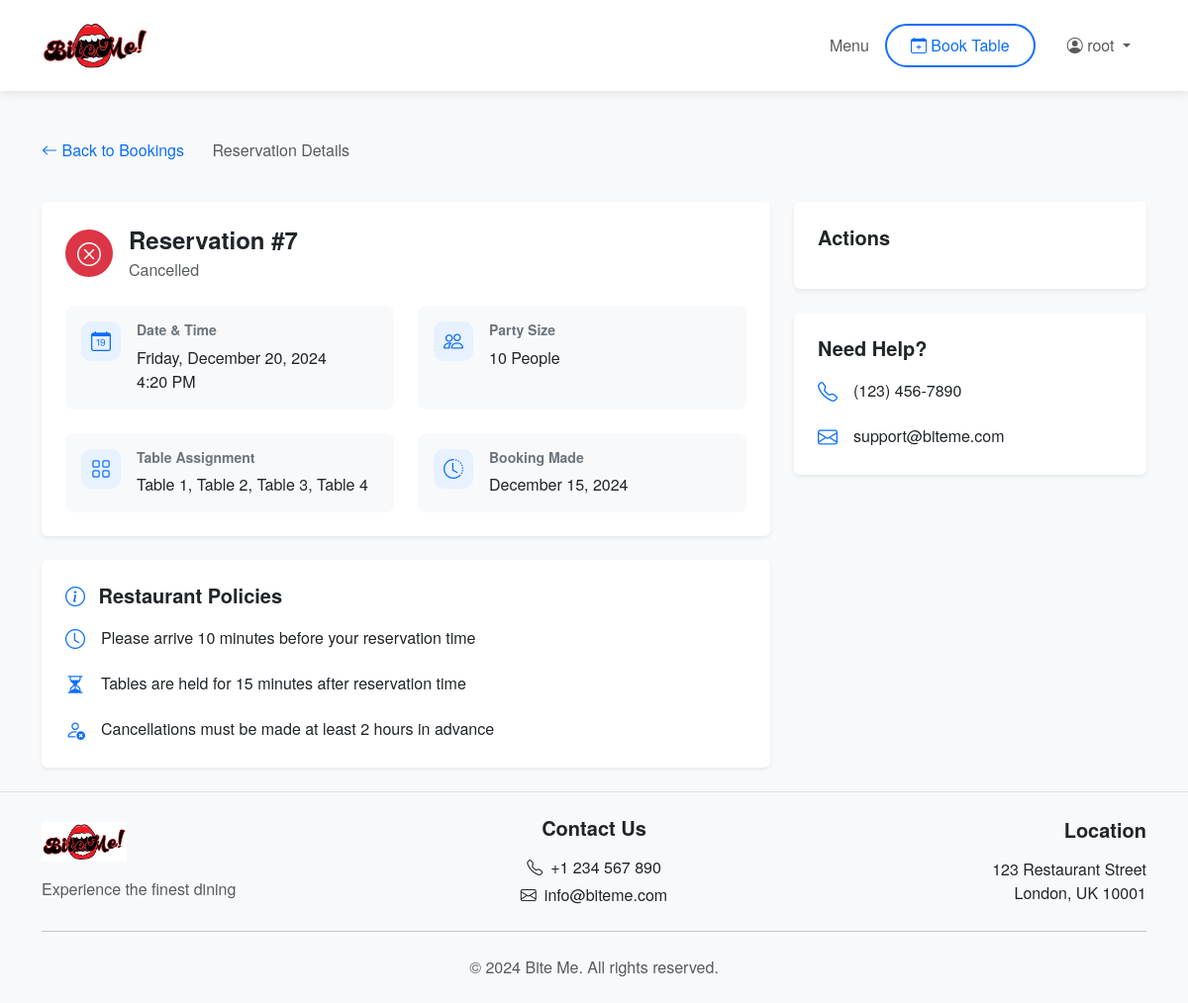
Page /booking/7/ (signed in) on the committed database.
### booking/models.py (models this page shows, shortened)
class Reservation(models.Model):
    user = models.ForeignKey(User, on_delete=models.CASCADE, related_name='reservations')
    date = models.DateField()
    time = models.TimeField()
    guests = models.IntegerField()
    tables = models.ManyToManyField(Table, related_name='reservations', blank=True)
    created_at = models.DateTimeField(default=timezone.now)
    canceled = models.BooleanField(default=False)

class Table(models.Model):
    number = models.CharField(max_length=10)
    capacity = models.IntegerField()
    class Meta:
        ordering = ['number']

### booking/views.py (the view)
# urls.py: path('booking/<int:pk>/', booking_detail_view, name='booking_detail'),
@login_required
def booking_detail_view(request, pk):
    reservation = get_object_or_404(Reservation, pk=pk, user=request.user)
    context = {
        'reservation': reservation,
        'today': datetime.now().date()
    }
    return render(request, 'booking/booking_detail.html', context)

### booking/templates/booking/booking_detail.html (shortened to what this page needs)
{% extends 'booking/base.html' %}
{% load static %}
{% block content %}
<div class="container py-4">
    <div class="row mb-4">
        <div class="col-12">
            <nav aria-label="breadcrumb">
                <ol class="breadcrumb">
                    <li class="breadcrumb-item">
                        <a href="{% url 'my_bookings' %}" class="text-decoration-none">
                            <i class="bi bi-arrow-left"></i> Back to Bookings
                        </a>
                    </li>
                    <li class="breadcrumb-item active" aria-current="page">Reservation Details</li>
                </ol>
            </nav>
        </div>
    </div>
    <div class="row">
        <div class="col-lg-8">
            <div class="card border-0 shadow-sm mb-4">
                <div class="card-body p-4">
                    <div class="d-flex align-items-center mb-4">
                        <div class="reservation-status-badge me-3
                            {% if reservation.canceled %}bg-danger
                            {% elif reservation.date < today %}bg-secondary
                            {% else %}bg-success{% endif %}">
                            <i class="bi
                                {% if reservation.canceled %}bi-x-circle
                                {% elif reservation.date < today %}bi-check-circle
                                {% else %}bi-calendar-check{% endif %}">
                            </i>
                        </div>
                        <div>
                            <h4 class="mb-1">Reservation #{{ reservation.id }}</h4>
                            <p class="text-muted mb-0">
                                {% if reservation.canceled %}
                                    Cancelled
                                {% elif reservation.date < today %}
                                    Completed
                                {% else %}
                                    Confirmed
                                {% endif %}
                            </p>
                        </div>
                    </div>
                    <div class="row g-4">
                        <div class="col-md-6">
                            <div class="detail-card">
                                <div class="icon-wrapper">
                                    <i class="bi bi-calendar-date text-primary"></i>
                                </div>
                                <div>
                                    <h6 class="detail-title">Date & Time</h6>
                                    <p class="detail-value">
                                        {{ reservation.date|date:"l, F j, Y" }}<br>
                                        {{ reservation.time|time:"g:i A" }}
                                    </p>
                                </div>
                            </div>
                        </div>
                        <div class="col-md-6">
                            <div class="detail-card">
                                <div class="icon-wrapper">
                                    <i class="bi bi-people text-primary"></i>
                                </div>
                                <div>
                                    <h6 class="detail-title">Party Size</h6>
                                    <p class="detail-value">
                                        {{ reservation.guests }} {% if reservation.guests == 1 %}Person{% else %}People{% endif %}
                                    </p>
                                </div>
                            </div>
                        </div>
                        <div class="col-md-6">
                            <div class="detail-card">
                                <div class="icon-wrapper">
                                    <i class="bi bi-grid text-primary"></i>
                                </div>
                                <div>
                                    <h6 class="detail-title">Table Assignment</h6>
                                    <p class="detail-value">
                                        {% for table in reservation.tables.all %}
                                            Table {{ table.number }}{% if not forloop.last %}, {% endif %}
                                        {% empty %}
                                            To be assigned
                                        {% endfor %}
                                    </p>
                                </div>
                            </div>
                        </div>
                        <div class="col-md-6">
                            <div class="detail-card">
                                <div class="icon-wrapper">
                                    <i class="bi bi-clock-history text-primary"></i>
                                </div>
                                <div>
                                    <h6 class="detail-title">Booking Made</h6>
                                    <p class="detail-value">{{ reservation.created_at|date:"F j, Y" }}</p>
                                </div>
                            </div>
                        </div>
                    </div>
                </div>
            </div>
            <div class="card border-0 shadow-sm">
                <div class="card-body p-4">
                    <h5 class="card-title mb-3">
                        <i class="bi bi-info-circle text-primary me-2"></i>
                        Restaurant Policies
                    </h5>
                    <div class="policy-list">
                        <div class="policy-item">
                            <i class="bi bi-clock"></i>
                            <p>Please arrive 10 minutes before your reservation time</p>
                        </div>
                        <div class="policy-item">
                            <i class="bi bi-hourglass-split"></i>
                            <p>Tables are held for 15 minutes after reservation time</p>
                        </div>
                        <div class="policy-item">
                            <i class="bi bi-person-x"></i>
                            <p>Cancellations must be made at least 2 hours in advance</p>
                        </div>
                    </div>
                </div>
            </div>
        </div>
        <div class="col-lg-4">
            <div class="card border-0 shadow-sm mb-4">
                <div class="card-body p-4">
                    <h5 class="card-title mb-3">Actions</h5>
                </div>
            </div>
            <div class="card border-0 shadow-sm">
                <div class="card-body p-4">
                    <h5 class="card-title mb-3">Need Help?</h5>
                    <div class="contact-info">
                        <div class="contact-item">
                            <i class="bi bi-telephone"></i>
                            <p>(123) 456-7890</p>
                        </div>
                        <div class="contact-item">
                            <i class="bi bi-envelope"></i>
                            <p>support@biteme.com</p>
                        </div>
                    </div>
                </div>
            </div>
        </div>
    </div>
</div>
{% endblock %}

### booking/templates/booking/base.html (shortened to what this page needs)
{% load static %}
<!DOCTYPE html>
<html lang="en">
<head>
    <link rel="stylesheet" href="https://cdn.jsdelivr.net/npm/bootstrap@5.3.0/dist/css/bootstrap.min.css">
    <link rel="stylesheet" href="{% static 'css/style.css' %}">
    <link rel="stylesheet" href="https://cdn.jsdelivr.net/npm/bootstrap-icons@1.11.3/font/bootstrap-icons.min.css">
</head>
<body class="d-flex flex-column min-vh-100">
    <header class="header-main">
        <nav class="navbar navbar-expand-lg navbar-light">
            <div class="container">
                <a class="navbar-brand" href="{% url 'index' %}">
                    <img src="{% static 'img/logo.webp' %}" alt="Bite Me Logo" height="50">
                </a>
                <div class="collapse navbar-collapse justify-content-end" id="navbarNav">
                    <ul class="navbar-nav align-items-center">
                        <li class="nav-item">
                            <a class="nav-link" href="{% url 'menu' %}">Menu</a>
                        </li>
                        {% if user.is_authenticated %}
                            <li class="nav-item">
                                <a class="nav-link book-table-btn" href="{% url 'book' %}">
                                    <i class="bi bi-calendar-plus"></i> Book Table
                                </a>
                            </li>
                            <li class="nav-item dropdown">
                                <a class="nav-link dropdown-toggle" href="#" id="navbarDropdown" role="button"
                                   data-bs-toggle="dropdown" aria-expanded="false">
                                    <i class="bi bi-person-circle"></i> {{ user.username }}
                                </a>
                            </li>
                        {% endif %}
                    </ul>
                </div>
            </div>
        </nav>
    </header>
    <main class="flex-grow-1">
        {% block content %}{% endblock %}
    </main>
    <footer class="footer mt-auto py-4 bg-light">
        <div class="container">
            <div class="row g-4 align-items-center">
                <div class="col-md-4 text-center text-md-start">
                    <img src="{% static 'img/logo.webp' %}" alt="Bite Me Logo" height="40" class="mb-3">
                    <p class="text-muted mb-0">Experience the finest dining</p>
                </div>
                <div class="col-md-4 text-center">
                    <h5 class="mb-3">Contact Us</h5>
                    <p class="mb-1"><i class="bi bi-telephone me-2"></i>+1 234 567 890</p>
                    <p class="mb-0"><i class="bi bi-envelope me-2"></i>info@biteme.com</p>
                </div>
                <div class="col-md-4 text-center text-md-end">
                    <h5 class="mb-3">Location</h5>
                    <p class="mb-0">123 Restaurant Street</p>
                    <p class="mb-0">London, UK 10001</p>
                </div>
            </div>
            <hr class="my-4">
            <div class="text-center">
                <p class="text-muted mb-0">&copy; {% now "Y" %} Bite Me. All rights reserved.</p>
            </div>
        </div>
    </footer>
</body>
</html>

### booking/static/css/style.css (style rules this page uses)
body { font-family: 'Helvetica Neue', Helvetica, Arial, sans-serif; background-color: #f8f9fa; }
h2, h3, h4, h5, h6 { font-weight: 600; }
.navbar-brand img { margin-right: 10px; }
.card-title { font-size: 1.25rem; font-weight: bold; }
.card { transition: transform 0.2s ease-in-out; }

### booking/templates/booking/booking_detail.html (style rules this page uses)
.reservation-status-badge { width: 48px; height: 48px; border-radius: 50%; display: flex; align-items: center; justify-content: center; }
.reservation-status-badge i { font-size: 24px; color: white; }
.detail-card { display: flex; align-items: start; gap: 1rem; padding: 1rem; background-color: #f8f9fa; border-radius: 0.5rem; height: 100%; }
.icon-wrapper { width: 40px; height: 40px; border-radius: 10px; background-color: #e7f1ff; display: flex; align-items: center; justify-content: center; }
.icon-wrapper i { font-size: 1.25rem; }
.detail-title { font-size: 0.875rem; color: #6c757d; margin-bottom: 0.5rem; }
.detail-value { font-size: 1rem; font-weight: 500; margin-bottom: 0; }
.policy-list { display: flex; flex-direction: column; gap: 1rem; }
.policy-item { display: flex; align-items: center; gap: 1rem; }
.policy-item i { font-size: 1.25rem; color: #0d6efd; }
.policy-item p { margin-bottom: 0; }
.contact-info { display: flex; flex-direction: column; gap: 1rem; }
.contact-item { display: flex; align-items: center; gap: 1rem; }
.contact-item i { font-size: 1.25rem; color: #0d6efd; }
.contact-item p { margin-bottom: 0; font-weight: 500; }
.breadcrumb-item + .breadcrumb-item::before { font-family: "Bootstrap Icons"; content: "\F285"; }

### booking/templates/booking/base.html (style rules this page uses)
.header-main { background-color: #fff; box-shadow: 0 2px 10px rgba(0,0,0,0.1); position: relative; z-index: 1000; }
.navbar { padding-top: 1rem; padding-bottom: 1rem; }
.navbar-brand { font-weight: 700; }
.nav-link { font-weight: 500; padding: 0.5rem 1rem !important; transition: color 0.3s ease; }
.book-table-btn { color: #0d6efd !important; border: 2px solid #0d6efd; border-radius: 50px; padding: 0.5rem 1.5rem !important; margin-right: 1rem; transition: all 0.3s ease; }
.footer { background-color: #f8f9fa; border-top: 1px solid #dee2e6; }

### rows in the picture
Reservation: id "7", date "Friday, December 20, 2024", time "4:20 PM", guests "10", created_at "December 15, 2024"
Table: number "1"
Table: number "2"
Table: number "3"
Table: number "4"

### other values in the picture
{{ user.username }} "root"
